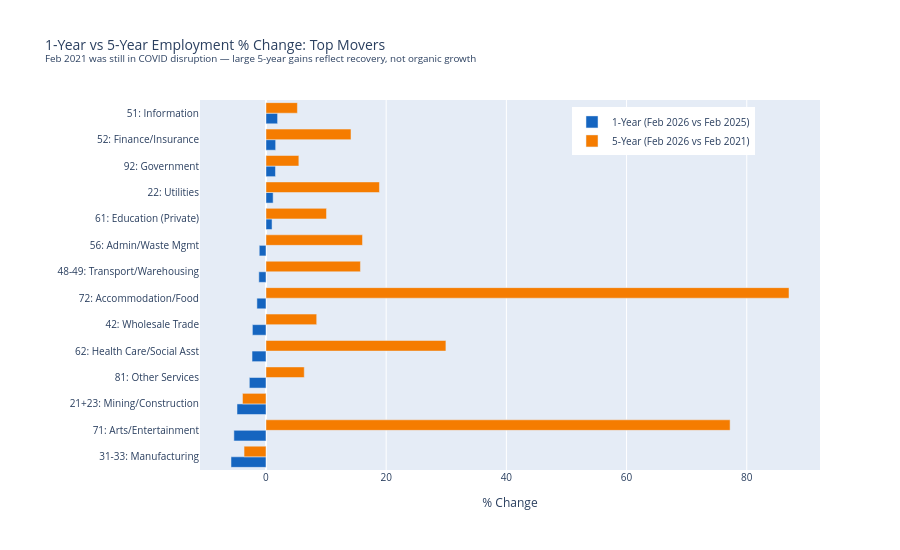

Source (notebook cell):
### Markdown cell above
---
## Step 2.11: Chart 2 — 1-Year vs 5-Year % Change Comparison

### Code cell
top_movers = df[abs(df['YoY %']) >= 1.0].sort_values('YoY %')

fig2 = go.Figure()
fig2.add_trace(go.Bar(
    y=[f"{row['NAICS']}: {short[row['Industry']]}" for _, row in top_movers.iterrows()],
    x=top_movers['YoY %'], name='1-Year (Feb 2026 vs Feb 2025)',
    orientation='h', marker_color='#1565c0',
))
fig2.add_trace(go.Bar(
    y=[f"{row['NAICS']}: {short[row['Industry']]}" for _, row in top_movers.iterrows()],
    x=top_movers['5yr %'], name='5-Year (Feb 2026 vs Feb 2021)',
    orientation='h', marker_color='#f57c00',
))

fig2.update_layout(
    barmode='group',
    title='1-Year vs 5-Year Employment % Change: Top Movers<br><sup>Feb 2021 was still in COVID disruption — large 5-year gains reflect recovery, not organic growth</sup>',
    xaxis_title='% Change', height=550,
    margin=dict(l=200), legend=dict(x=0.6, y=0.98), font=dict(size=10),
)
fig2.show()

### Figure 1 — Plotly figure (JSON) as saved in the notebook; plotly's stock layout.template omitted (floating-point values rounded to 4 significant figures)
{"data": [{"marker": {"color": "#1565c0"}, "name": "1-Year (Feb 2026 vs Feb 2025)", "orientation": "h", "type": "bar", "x": [-5.82, -5.34, -4.82, -2.77, -2.32, -2.26, -1.51, -1.19, -1.12, 1.01, 1.19, 1.58, 1.61, 1.93], "y": ["31-33: Manufacturing", "71: Arts/Entertainment", "21+23: Mining/Construction", "81: Other Services", "62: Health Care/Social Asst", "42: Wholesale Trade", "72: Accommodation/Food", "48-49: Transport/Warehousing", "56: Admin/Waste Mgmt", "61: Education (Private)", "22: Utilities", "92: Government", "52: Finance/Insurance", "51: Information"]}, {"marker": {"color": "#f57c00"}, "name": "5-Year (Feb 2026 vs Feb 2021)", "orientation": "h", "type": "bar", "x": [-3.65, 77.23, -3.91, 6.37, 29.94, 8.44, 87.03, 15.72, 16.06, 10.07, 18.88, 5.47, 14.15, 5.23], "y": ["31-33: Manufacturing", "71: Arts/Entertainment", "21+23: Mining/Construction", "81: Other Services", "62: Health Care/Social Asst", "42: Wholesale Trade", "72: Accommodation/Food", "48-49: Transport/Warehousing", "56: Admin/Waste Mgmt", "61: Education (Private)", "22: Utilities", "92: Government", "52: Finance/Insurance", "51: Information"]}], "layout": {"barmode": "group", "font": {"size": 10}, "height": 550, "legend": {"x": 0.6, "y": 0.98}, "margin": {"l": 200}, "title": {"text": "1-Year vs 5-Year Employment % Change: Top Movers<br><sup>Feb 2021 was still in COVID disruption — large 5-year gains reflect recovery, not organic growth</sup>"}, "xaxis": {"title": {"text": "% Change"}}}}
